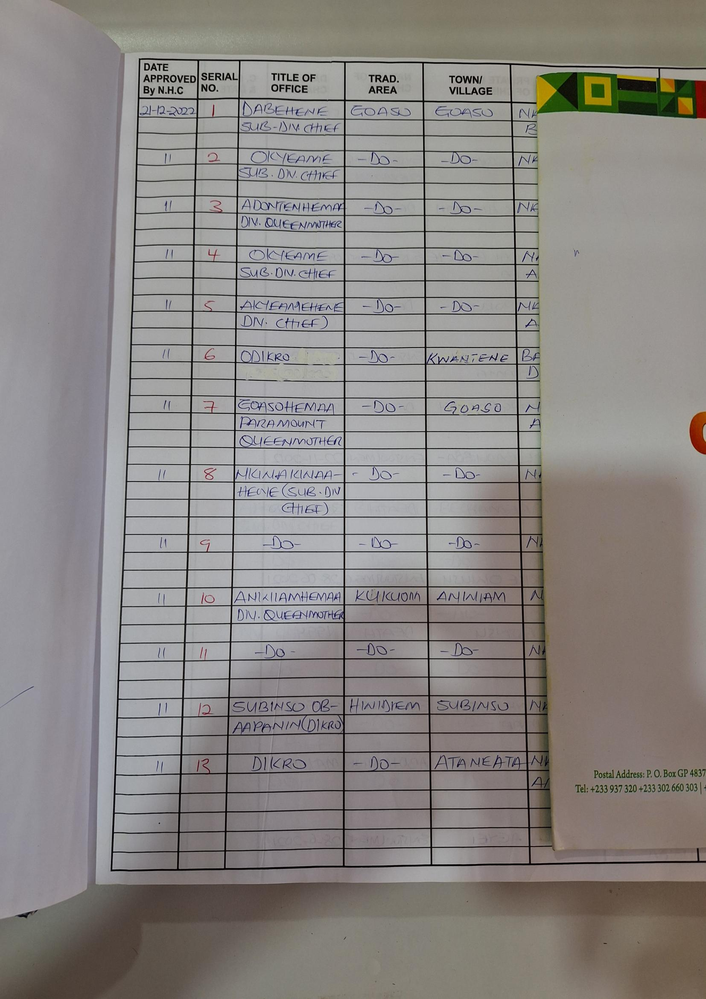
#> input picture data/raw/ahafo_region/page_02.png, 706 x 999 px, shrunk from 1654 x 2340 before the run; its folder holds only this picture in this run
$ python segment_morphology.py
#> lines starting #> are read from the running program, lines starting #| are printed output that depends on the picture
"""
Uses morphological operations to reduce background noise in scanned pages.
Produces cleaned grayscale images by subtracting the estimated background.
"""
import cv2
import numpy as np
import os
import glob


# Set input and output directories
input_dir = "data/raw/ahafo_region/"
output_dir = "data/processed/cleaned/morphology/"
os.makedirs(output_dir, exist_ok=True)

import glob
# Process each PNG page image in the input directory
for page_path in glob.glob(os.path.join(input_dir, "*.png")):
    filename = os.path.basename(page_path)
    base = os.path.splitext(filename)[0]
    # Load image and convert to grayscale
    img = cv2.imread(page_path)
#> img is the input picture: shape (999, 706, 3); mean B, G, R 131.7, 134.2, 138.4
    gray = cv2.cvtColor(img, cv2.COLOR_BGR2GRAY)

    # Apply Gaussian blur to smooth the image
    blurred = cv2.GaussianBlur(gray, (5, 5), 0)
    # Use morphological closing to estimate background
    kernel = cv2.getStructuringElement(cv2.MORPH_RECT, (15, 15))
    bg = cv2.morphologyEx(blurred, cv2.MORPH_CLOSE, kernel)
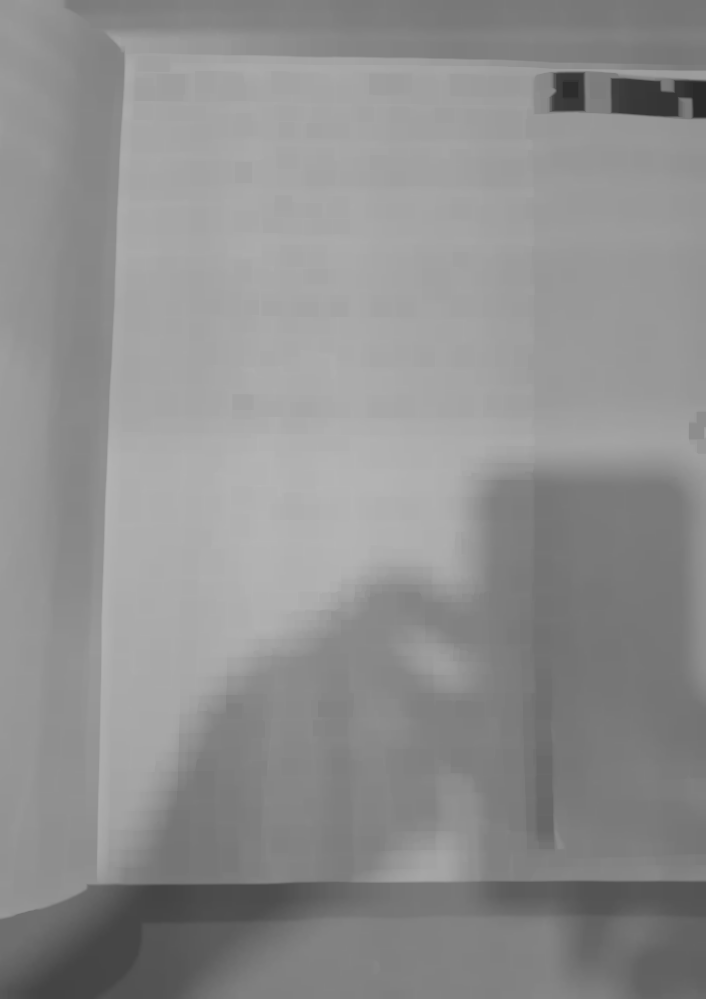
#> bg: shape (999, 706); min 42, max 181, mean 143
    # Subtract background from original grayscale image, invert to get white background and dark ink
    diff = 255 - cv2.absdiff(gray, bg)
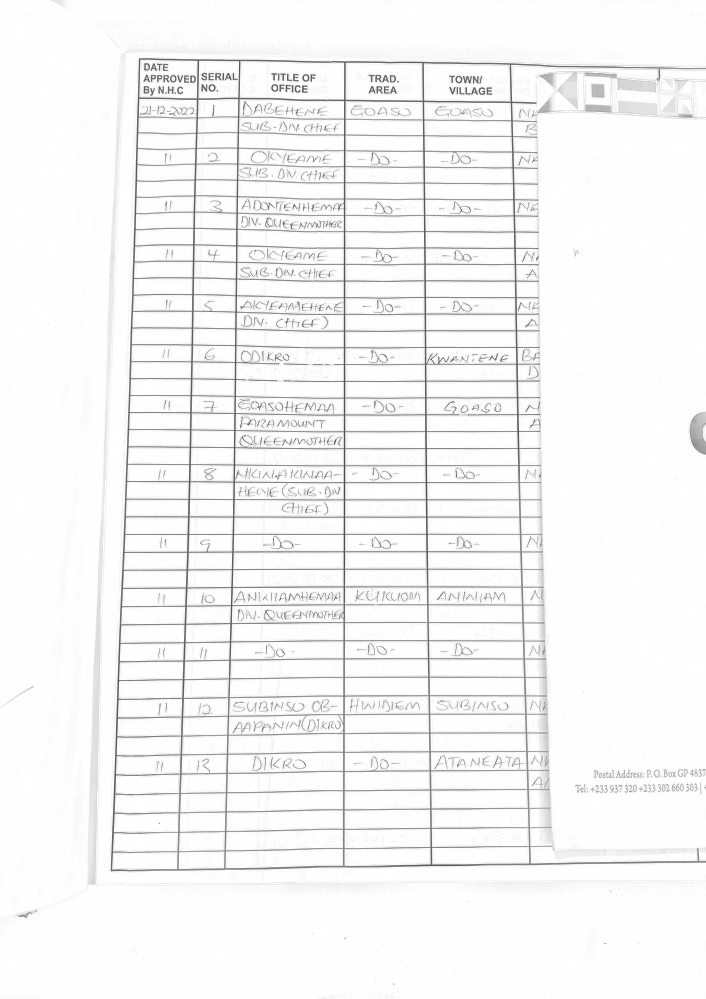
#> diff: shape (999, 706); min 75, max 255, mean 245.3
    diff = cv2.normalize(diff, None, 0, 255, cv2.NORM_MINMAX)
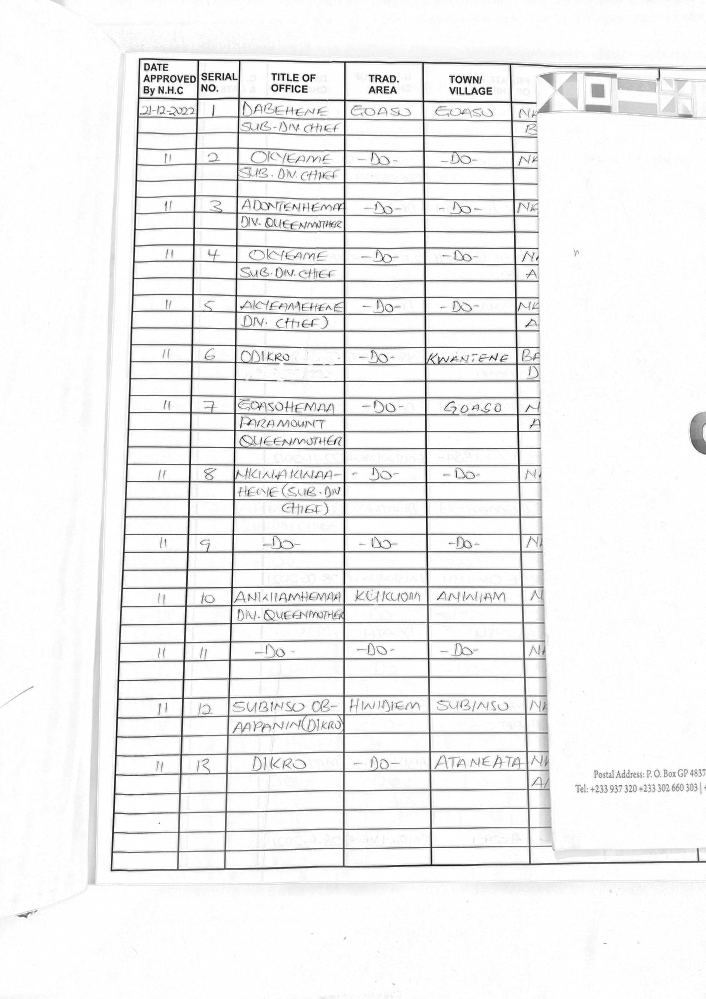
#> diff: shape (999, 706); min 0, max 255, mean 241.4

    # Save the cleaned image to the output directory
    cv2.imwrite(os.path.join(output_dir, f"{base}.png"), diff)

print("Morphology-based background subtraction complete.")

$ run again, on data/raw/ahafo_region/page_06.png
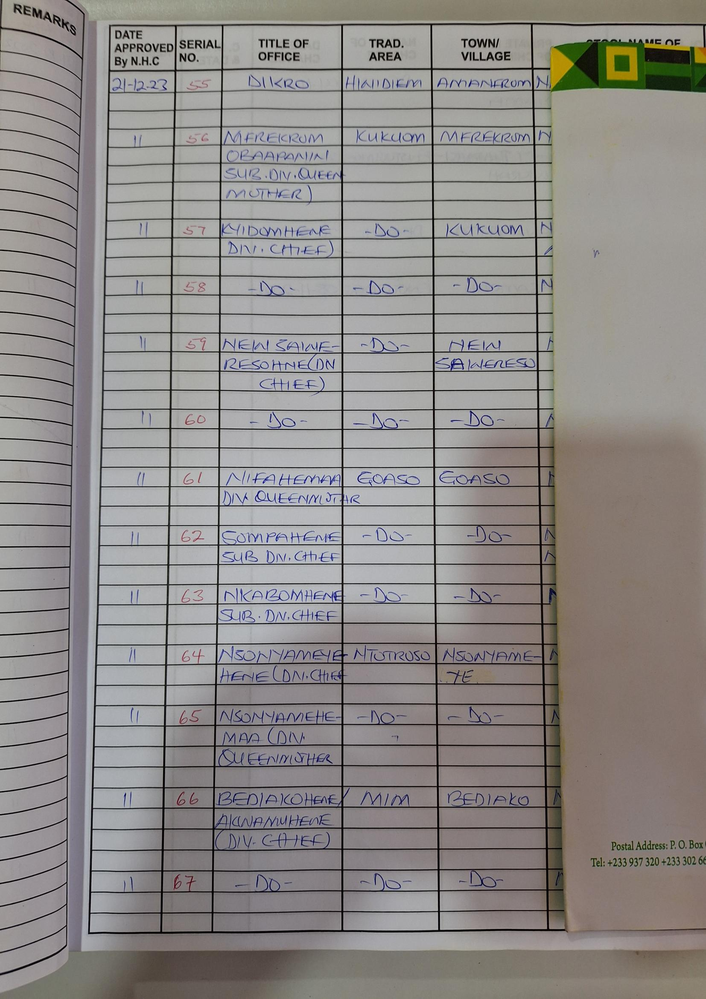
#> input picture data/raw/ahafo_region/page_06.png, 706 x 999 px, shrunk from 1654 x 2340 before the run
#> img is the input picture: shape (999, 706, 3); mean B, G, R 136.2, 138.3, 142
#> `bg = cv2.morphologyEx(blurred, cv2.MORPH_CLOSE, kernel)`:
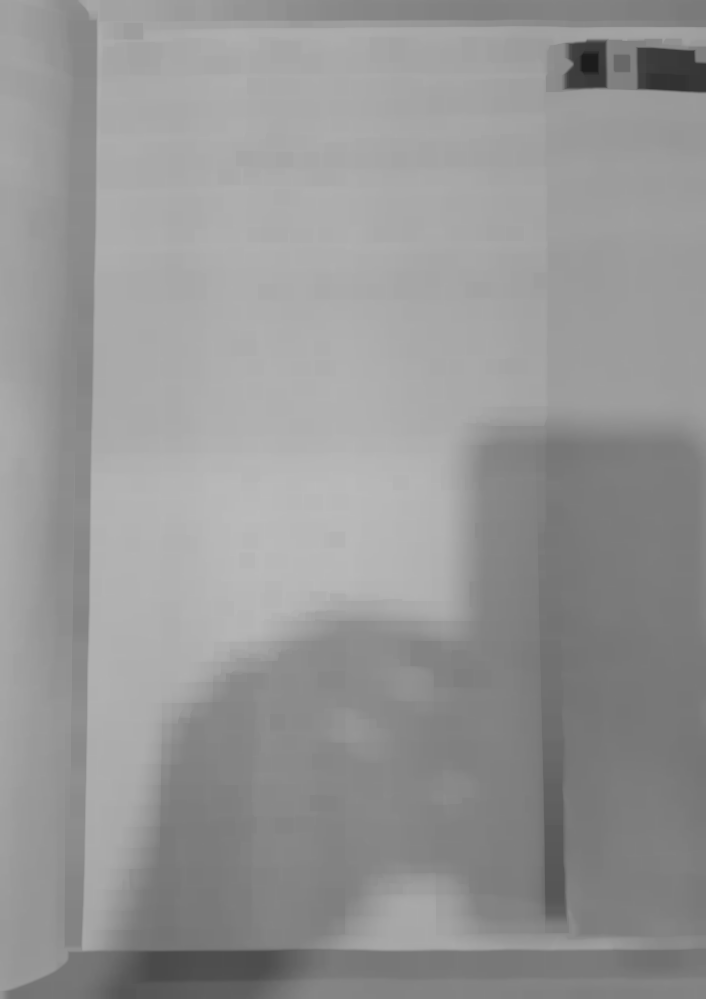
#> bg: shape (999, 706); min 28, max 187, mean 149.8
#> `diff = cv2.normalize(diff, None, 0, 255, cv2.NORM_MINMAX)`:
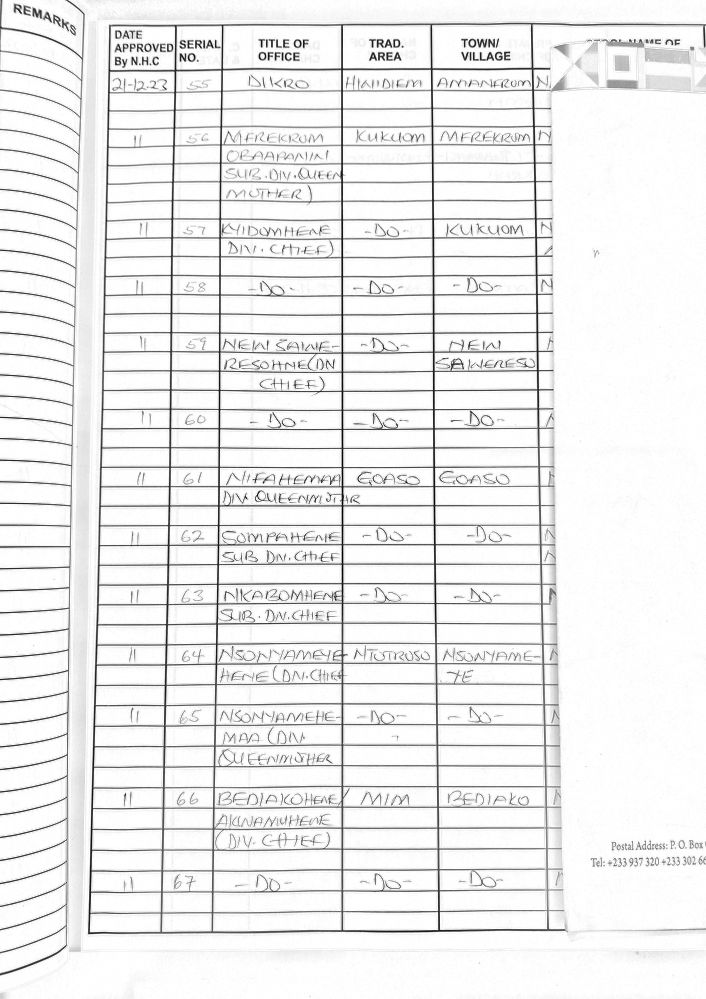
#> diff: shape (999, 706); min 0, max 255, mean 237.9

$ run again, on data/raw/ahafo_region/page_07.png
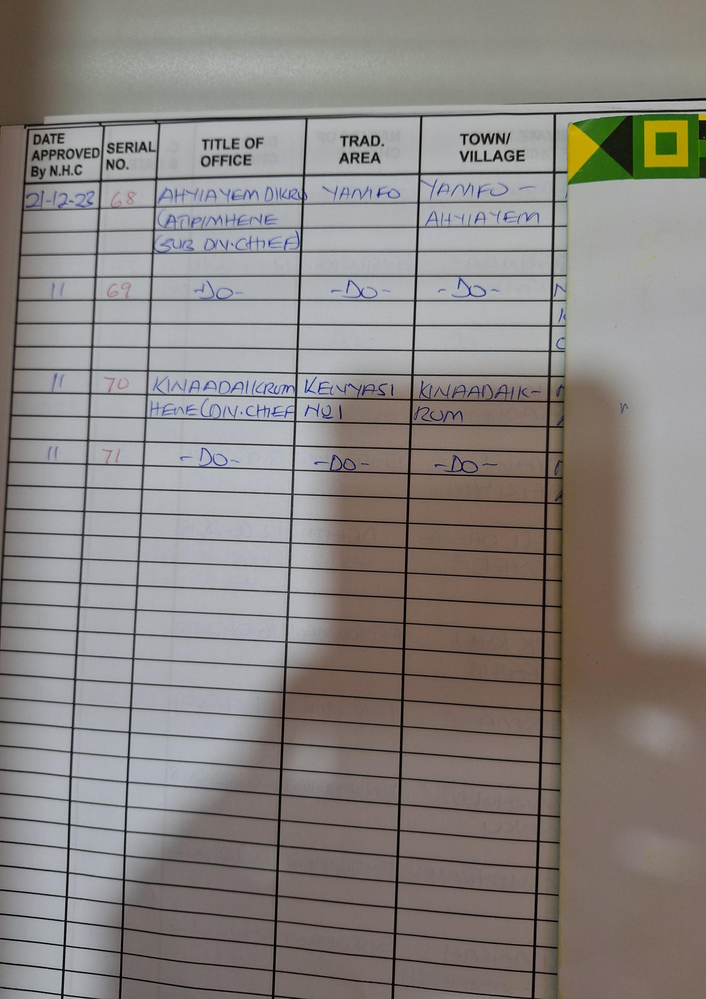
#> input picture data/raw/ahafo_region/page_07.png, 706 x 999 px, shrunk from 1654 x 2340 before the run
#> img is the input picture: shape (999, 706, 3); mean B, G, R 129.9, 133, 137.8
#> `bg = cv2.morphologyEx(blurred, cv2.MORPH_CLOSE, kernel)`:
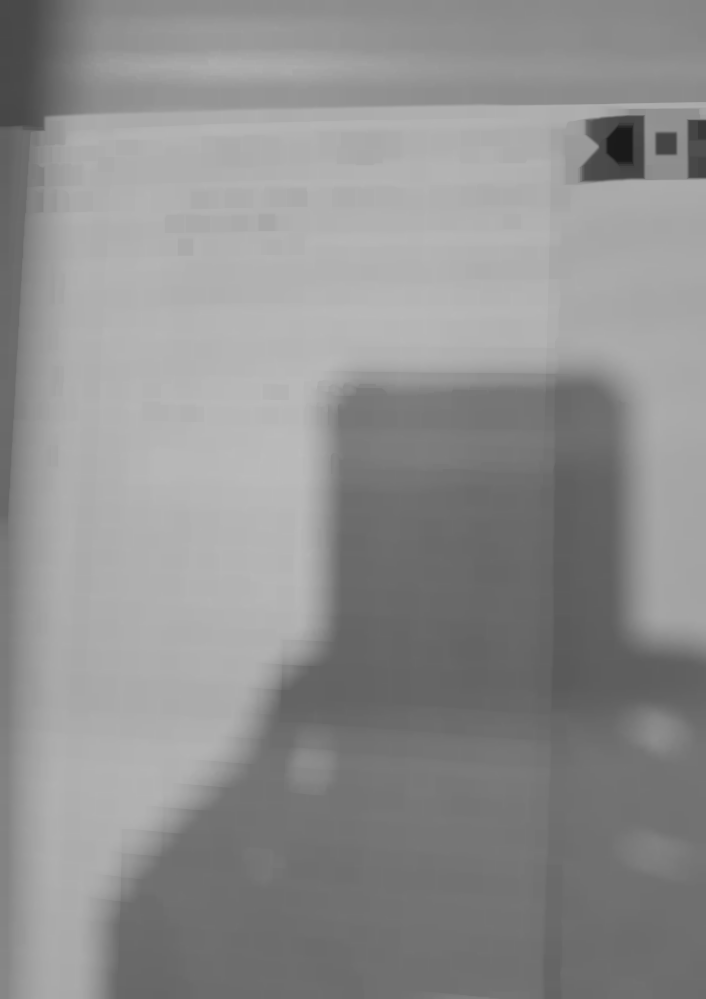
#> bg: shape (999, 706); min 26, max 187, mean 143
#> `diff = cv2.normalize(diff, None, 0, 255, cv2.NORM_MINMAX)`:
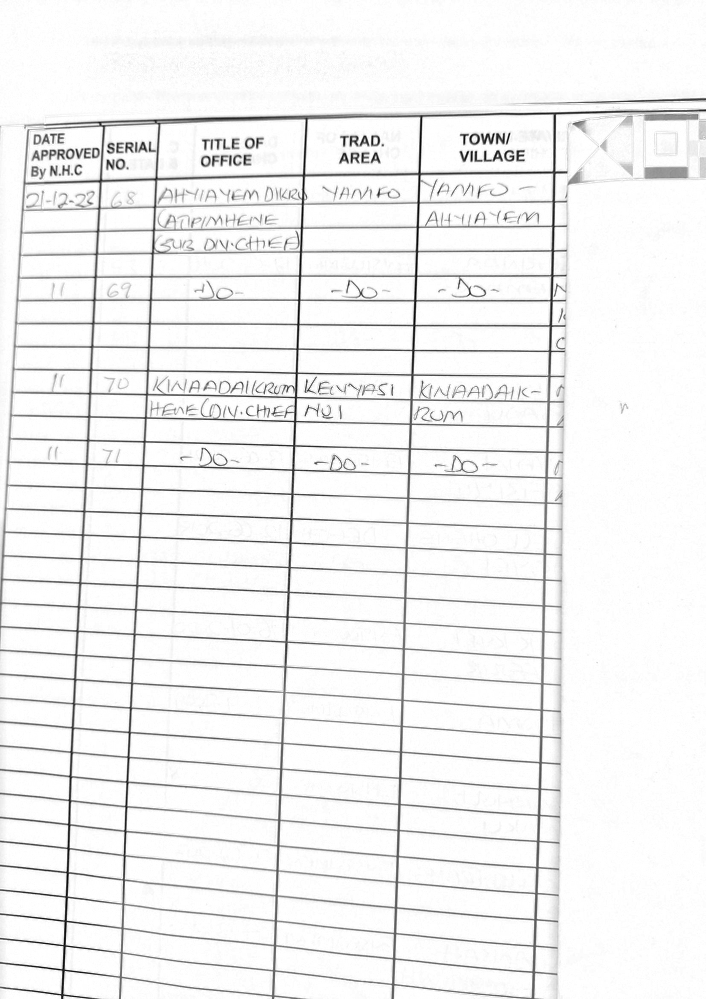
#> diff: shape (999, 706); min 0, max 255, mean 241.2

$ run again, on data/raw/ahafo_region/page_03.png
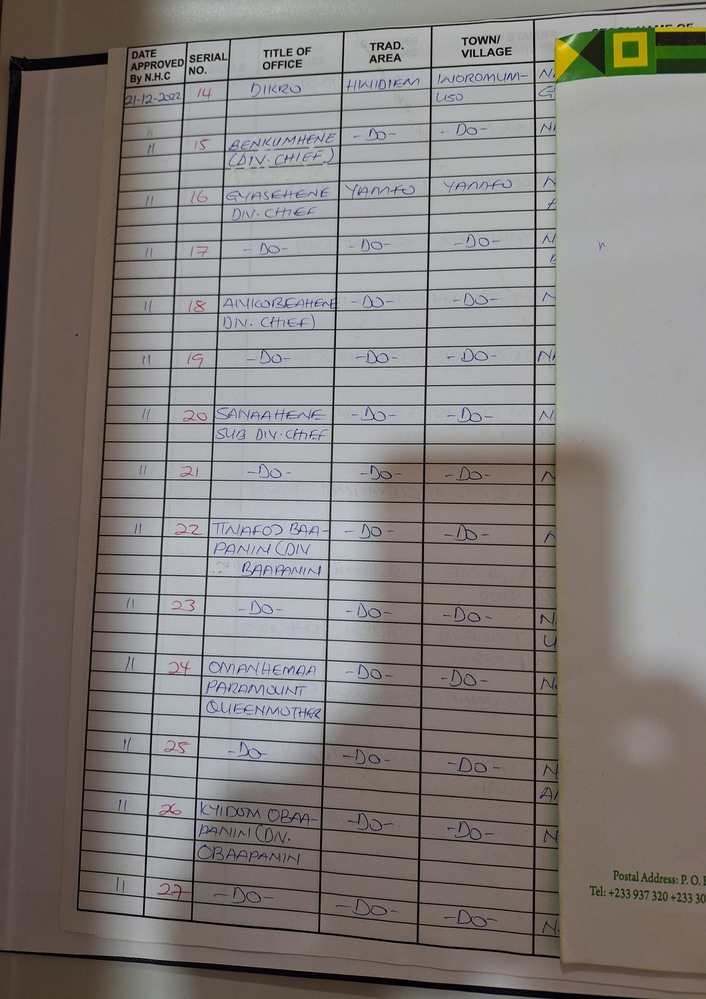
#> input picture data/raw/ahafo_region/page_03.png, 706 x 999 px, shrunk from 1654 x 2340 before the run
#> img is the input picture: shape (999, 706, 3); mean B, G, R 125.5, 128.1, 132.8
#> `bg = cv2.morphologyEx(blurred, cv2.MORPH_CLOSE, kernel)`:
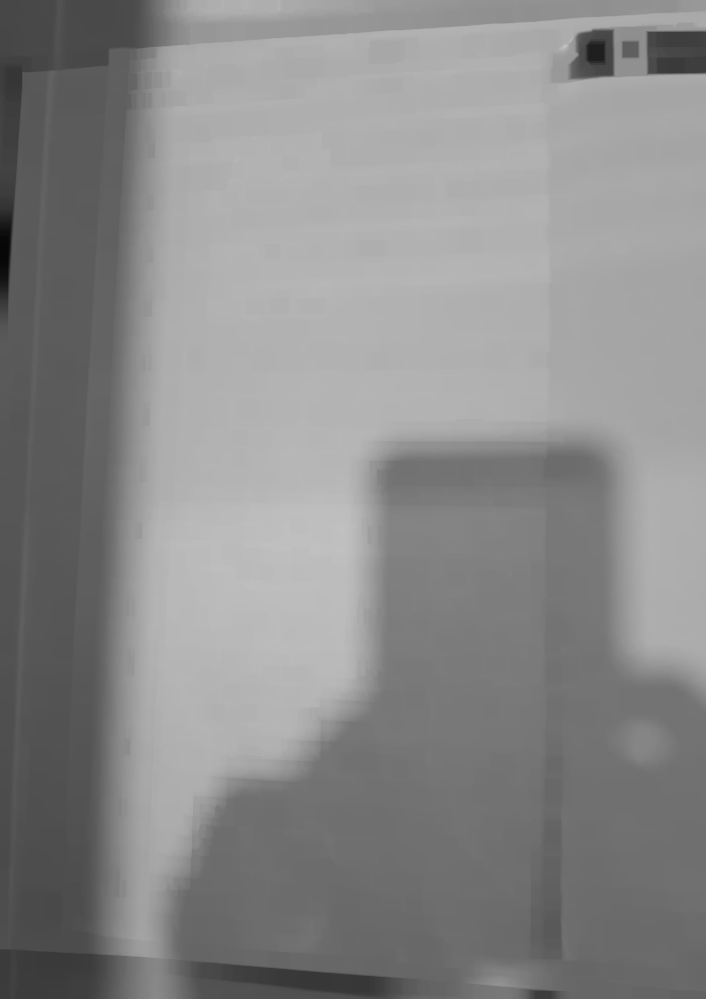
#> bg: shape (999, 706); min 7, max 194, mean 138.2
#> `diff = cv2.normalize(diff, None, 0, 255, cv2.NORM_MINMAX)`:
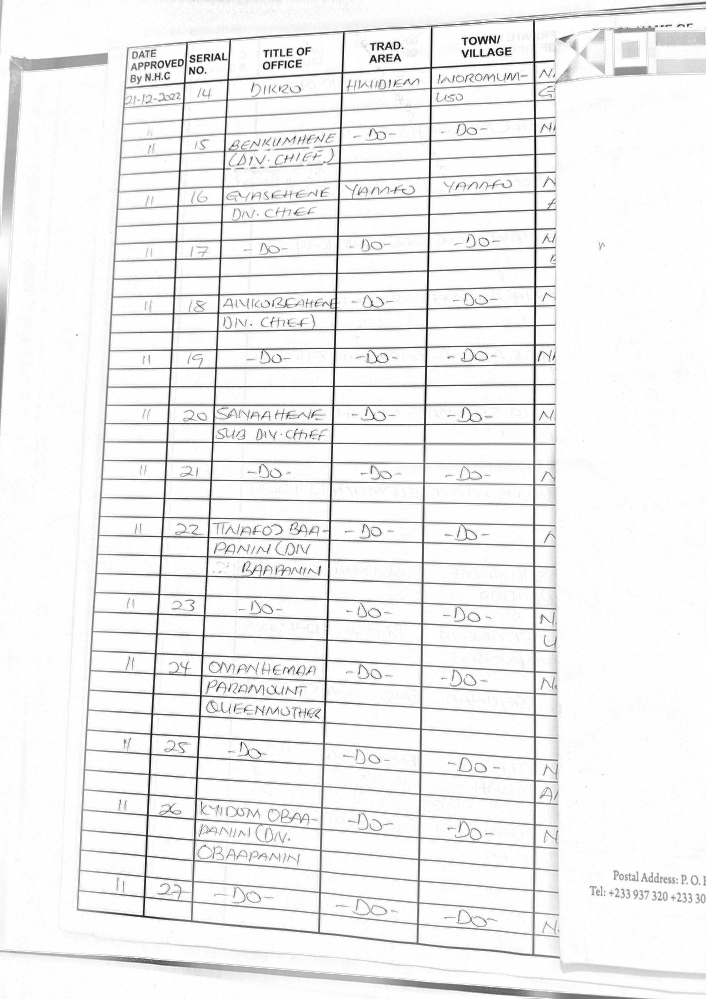
#> diff: shape (999, 706); min 0, max 255, mean 240.3
